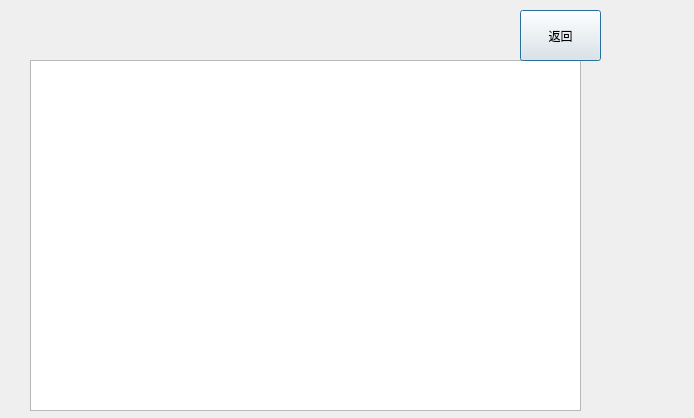
<?xml version="1.0" encoding="UTF-8"?>
<ui version="4.0">
 <class>dialog4_4</class>
 <widget class="QDialog" name="dialog4_4">
  <property name="geometry">
   <rect>
    <x>0</x>
    <y>0</y>
    <width>694</width>
    <height>418</height>
   </rect>
  </property>
  <property name="windowTitle">
   <string>Dialog</string>
  </property>
  <property name="styleSheet">
   <string notr="true">border-image: url(:/C:/Users/陈龙/Desktop/处理后的图/素材10.png);</string>
  </property>
  <widget class="QTextEdit" name="textEdit">
   <property name="geometry">
    <rect>
     <x>30</x>
     <y>60</y>
     <width>551</width>
     <height>351</height>
    </rect>
   </property>
   <property name="styleSheet">
    <string notr="true">border-image: url(:/C:/Users/陈龙/Desktop/处理后的图/透明.png);
color: rgb(255, 255, 255);
font: 12pt &quot;宋体&quot;;</string>
   </property>
  </widget>
  <widget class="QPushButton" name="pushButton">
   <property name="geometry">
    <rect>
     <x>520</x>
     <y>10</y>
     <width>81</width>
     <height>51</height>
    </rect>
   </property>
   <property name="styleSheet">
    <string notr="true">border-image: url(:/C:/Users/陈龙/Desktop/处理后的图/按钮2.png);
font: 75 14pt &quot;微软雅黑&quot;;
color: rgb(0, 0, 0);</string>
   </property>
   <property name="text">
    <string>返回</string>
   </property>
  </widget>
 </widget>
 <resources/>
 <connections/>
</ui>
